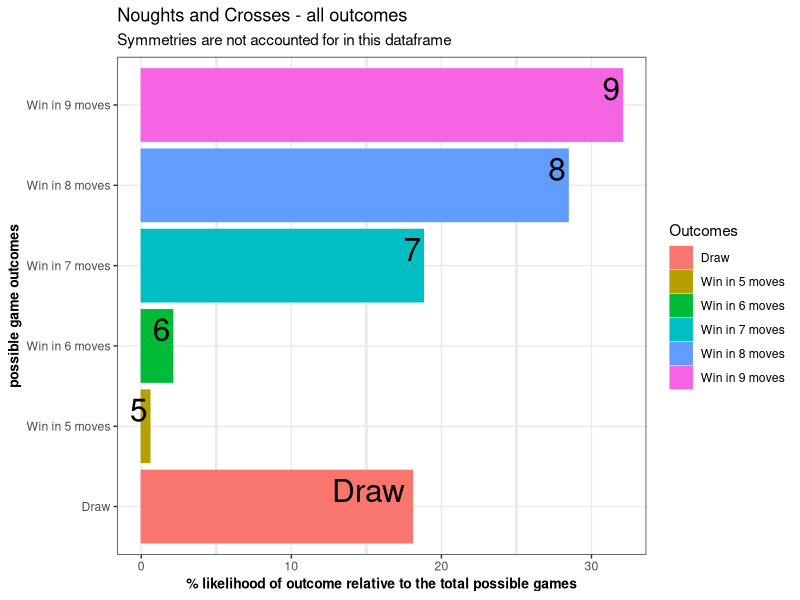

Recreate this plot in R.
library(tidyverse)

Outcomes <- c("Win in 5 moves", "Win in 6 moves", "Win in 7 moves", "Win in 8 moves", "Win in 9 moves", "Draw")
Games <- c(1440, 5328, 47952, 72576, 81792, 46080)
Total_Games <- sum(Games)
Games_Percentages <- (Games / Total_Games) * 100

Total_Games_Possible <- data.frame(Outcomes, Games_Percentages)
ggplot(Total_Games_Possible, aes(Outcomes, Games_Percentages, colour = Outcomes, fill = Outcomes)) +
  geom_bar(stat = "identity") +
  geom_text(aes(label = c(5, 6, 7, 8, 9, "Draw")), colour = "black", vjust = -0.2, hjust = 1.1, face = "bold", size = 8) +
  labs(x = "possible game outcomes", 
       y = "% likelihood of outcome relative to the total possible games",
       title = "Noughts and Crosses - all outcomes",
       subtitle = "Symmetries are not accounted for in this dataframe") +
  coord_flip() +
  theme_bw() +
  theme(panel.grid.minor = element_line(size = 1), panel.grid.major = element_line(size = 0.5), 
        axis.title.x = element_text(colour="black", size=10, face="bold"),
        axis.title.y = element_text(colour="black", size=10, face="bold"))

# the objective is to create a script that effectively wins or draws every single game of N&T
# first we need to create a working version of tic-tac-toe

board <- matrix(
  c(1, 2, 3, 4, 5, 6, 7, 8, 9), ncol = 3, nrow = 3, byrow = TRUE)

rownames(board) = c("A", "B", "C") 
colnames(board) = c("D", "E", "F")

if (board["A", "D"] == board["A", "E"] && board["A", "E"] == board["A", "F"]) {
  print(paste(board["A", "D"], "has won!"))
  board <- matrix(
    c(1, 2, 3, 4, 5, 6, 7, 8, 9), ncol = 3, nrow = 3, byrow = TRUE)
  rownames(board) = c("A", "B", "C") 
  colnames(board) = c("D", "E", "F")
} else if (board["B", "D"] == board["B", "E"] && board["B", "E"] == board["B", "F"]) {
  print(paste(board["B", "D"], "has won!"))
  board <- matrix(
    c(1, 2, 3, 4, 5, 6, 7, 8, 9), ncol = 3, nrow = 3, byrow = TRUE)
  rownames(board) = c("A", "B", "C") 
  colnames(board) = c("D", "E", "F")
} else if (board["C", "D"] == board["C", "E"] && board["C", "E"] == board["C", "F"]) {
  print(paste(board["C", "D"], "has won!"))
  board <- matrix(
    c(1, 2, 3, 4, 5, 6, 7, 8, 9), ncol = 3, nrow = 3, byrow = TRUE)
  rownames(board) = c("A", "B", "C") 
  colnames(board) = c("D", "E", "F")
} else if (board["A", "D"] == board["B", "D"] && board["B", "D"] == board["C", "D"]) {
  print(paste(board["A", "D"], "has won!"))
  board <- matrix(
    c(1, 2, 3, 4, 5, 6, 7, 8, 9), ncol = 3, nrow = 3, byrow = TRUE)
  rownames(board) = c("A", "B", "C") 
  colnames(board) = c("D", "E", "F")
} else if (board["A", "E"] == board["B", "E"] && board["B", "E"] == board["C", "E"]) {
  print(paste(board["A", "E"], "has won!"))
  board <- matrix(
    c(1, 2, 3, 4, 5, 6, 7, 8, 9), ncol = 3, nrow = 3, byrow = TRUE)
  rownames(board) = c("A", "B", "C") 
  colnames(board) = c("D", "E", "F")
} else if (board["A", "F"] == board["B", "F"] && board["B", "F"] == board["C", "F"]) {
  print(paste(board["A", "F"], "has won!"))
  board <- matrix(
    c(1, 2, 3, 4, 5, 6, 7, 8, 9), ncol = 3, nrow = 3, byrow = TRUE)
  rownames(board) = c("A", "B", "C") 
  colnames(board) = c("D", "E", "F")
} else if (board["A", "D"] == board["B", "E"] && board["B", "E"] == board["C", "F"]) {
  print(paste(board["A", "D"], "has won!"))
  board <- matrix(
    c(1, 2, 3, 4, 5, 6, 7, 8, 9), ncol = 3, nrow = 3, byrow = TRUE)
  rownames(board) = c("A", "B", "C") 
  colnames(board) = c("D", "E", "F")
} else if (board["A", "F"] == board["B", "E"] && board["B", "E"] == board["C", "D"]) {
  print(paste(board["A", "F"], "has won!"))
  board <- matrix(
    c(1, 2, 3, 4, 5, 6, 7, 8, 9), ncol = 3, nrow = 3, byrow = TRUE)
  rownames(board) = c("A", "B", "C") 
  colnames(board) = c("D", "E", "F")
} else {
  print("The game has ended in a draw")
  board <- matrix(
    c(1, 2, 3, 4, 5, 6, 7, 8, 9), ncol = 3, nrow = 3, byrow = TRUE)
  rownames(board) = c("A", "B", "C") 
  colnames(board) = c("D", "E", "F")
}

move <<- 0

x_move <- function(row, column) {
  board[row, column] <<- "x"
  
  move <<- (move + 1)  
  
  print(paste("move #", move))
    
  if (board["A", "D"] == board["A", "E"] && board["A", "E"] == board["A", "F"]) {
    print(paste(board["A", "D"], "has won!"))
    board <- matrix(
      c(1, 2, 3, 4, 5, 6, 7, 8, 9), ncol = 3, nrow = 3, byrow = TRUE)
    rownames(board) = c("A", "B", "C") 
    colnames(board) = c("D", "E", "F")
    move <<- 0
  } else if (board["B", "D"] == board["B", "E"] && board["B", "E"] == board["B", "F"]) {
    print(paste(board["B", "D"], "has won!"))
    board <- matrix(
      c(1, 2, 3, 4, 5, 6, 7, 8, 9), ncol = 3, nrow = 3, byrow = TRUE)
    rownames(board) = c("A", "B", "C") 
    colnames(board) = c("D", "E", "F")
    move <<- 0
  } else if (board["C", "D"] == board["C", "E"] && board["C", "E"] == board["C", "F"]) {
    print(paste(board["C", "D"], "has won!"))
    board <- matrix(
      c(1, 2, 3, 4, 5, 6, 7, 8, 9), ncol = 3, nrow = 3, byrow = TRUE)
    rownames(board) = c("A", "B", "C") 
    colnames(board) = c("D", "E", "F")
    move <<- 0
  } else if (board["A", "D"] == board["B", "D"] && board["B", "D"] == board["C", "D"]) {
    print(paste(board["A", "D"], "has won!"))
    board <- matrix(
      c(1, 2, 3, 4, 5, 6, 7, 8, 9), ncol = 3, nrow = 3, byrow = TRUE)
    rownames(board) = c("A", "B", "C") 
    colnames(board) = c("D", "E", "F")
    move <<- 0
  } else if (board["A", "E"] == board["B", "E"] && board["B", "E"] == board["C", "E"]) {
    print(paste(board["A", "E"], "has won!"))
    board <- matrix(
      c(1, 2, 3, 4, 5, 6, 7, 8, 9), ncol = 3, nrow = 3, byrow = TRUE)
    rownames(board) = c("A", "B", "C") 
    colnames(board) = c("D", "E", "F")
    move <<- 0
  } else if (board["A", "F"] == board["B", "F"] && board["B", "F"] == board["C", "F"]) {
    print(paste(board["A", "F"], "has won!"))
    board <- matrix(
      c(1, 2, 3, 4, 5, 6, 7, 8, 9), ncol = 3, nrow = 3, byrow = TRUE)
    rownames(board) = c("A", "B", "C") 
    colnames(board) = c("D", "E", "F")
    move <<- 0
  } else if (board["A", "D"] == board["B", "E"] && board["B", "E"] == board["C", "F"]) {
    print(paste(board["A", "D"], "has won!"))
    board <- matrix(
      c(1, 2, 3, 4, 5, 6, 7, 8, 9), ncol = 3, nrow = 3, byrow = TRUE)
    rownames(board) = c("A", "B", "C") 
    colnames(board) = c("D", "E", "F")
    move <<- 0
  } else if (board["A", "F"] == board["B", "E"] && board["B", "E"] == board["C", "D"]) {
    print(paste(board["A", "F"], "has won!"))
    board <- matrix(
      c(1, 2, 3, 4, 5, 6, 7, 8, 9), ncol = 3, nrow = 3, byrow = TRUE)
    rownames(board) = c("A", "B", "C") 
    colnames(board) = c("D", "E", "F")
    move <<- 0
  } else if (move == 9) {
    print("The game has ended in a draw")
    board <- matrix(
      c(1, 2, 3, 4, 5, 6, 7, 8, 9), ncol = 3, nrow = 3, byrow = TRUE)
    rownames(board) = c("A", "B", "C") 
    colnames(board) = c("D", "E", "F")
    move <<- 0
  }
  
  board
  
}

o_move <- function(row, column) {
  board[row, column] <<- "o"
  
  move <<- (move + 1)  
  
  print(paste("move #", move))
  
  if (board["A", "D"] == board["A", "E"] && board["A", "E"] == board["A", "F"]) {
    print(paste(board["A", "D"], "has won!"))
    board <- matrix(
      c(1, 2, 3, 4, 5, 6, 7, 8, 9), ncol = 3, nrow = 3, byrow = TRUE)
    rownames(board) = c("A", "B", "C") 
    colnames(board) = c("D", "E", "F")
    move <<- 0
  } else if (board["B", "D"] == board["B", "E"] && board["B", "E"] == board["B", "F"]) {
    print(paste(board["B", "D"], "has won!"))
    board <- matrix(
      c(1, 2, 3, 4, 5, 6, 7, 8, 9), ncol = 3, nrow = 3, byrow = TRUE)
    rownames(board) = c("A", "B", "C") 
    colnames(board) = c("D", "E", "F")
    move <<- 0
  } else if (board["C", "D"] == board["C", "E"] && board["C", "E"] == board["C", "F"]) {
    print(paste(board["C", "D"], "has won!"))
    board <- matrix(
      c(1, 2, 3, 4, 5, 6, 7, 8, 9), ncol = 3, nrow = 3, byrow = TRUE)
    rownames(board) = c("A", "B", "C") 
    colnames(board) = c("D", "E", "F")
    move <<- 0
  } else if (board["A", "D"] == board["B", "D"] && board["B", "D"] == board["C", "D"]) {
    print(paste(board["A", "D"], "has won!"))
    board <- matrix(
      c(1, 2, 3, 4, 5, 6, 7, 8, 9), ncol = 3, nrow = 3, byrow = TRUE)
    rownames(board) = c("A", "B", "C") 
    colnames(board) = c("D", "E", "F")
    move <<- 0
  } else if (board["A", "E"] == board["B", "E"] && board["B", "E"] == board["C", "E"]) {
    print(paste(board["A", "E"], "has won!"))
    board <- matrix(
      c(1, 2, 3, 4, 5, 6, 7, 8, 9), ncol = 3, nrow = 3, byrow = TRUE)
    rownames(board) = c("A", "B", "C") 
    colnames(board) = c("D", "E", "F")
    move <<- 0
  } else if (board["A", "F"] == board["B", "F"] && board["B", "F"] == board["C", "F"]) {
    print(paste(board["A", "F"], "has won!"))
    board <- matrix(
      c(1, 2, 3, 4, 5, 6, 7, 8, 9), ncol = 3, nrow = 3, byrow = TRUE)
    rownames(board) = c("A", "B", "C") 
    colnames(board) = c("D", "E", "F")
    move <<- 0
  } else if (board["A", "D"] == board["B", "E"] && board["B", "E"] == board["C", "F"]) {
    print(paste(board["A", "D"], "has won!"))
    board <- matrix(
      c(1, 2, 3, 4, 5, 6, 7, 8, 9), ncol = 3, nrow = 3, byrow = TRUE)
    rownames(board) = c("A", "B", "C") 
    colnames(board) = c("D", "E", "F")
    move <<- 0
  } else if (board["A", "F"] == board["B", "E"] && board["B", "E"] == board["C", "D"]) {
    print(paste(board["A", "F"], "has won!"))
    board <- matrix(
      c(1, 2, 3, 4, 5, 6, 7, 8, 9), ncol = 3, nrow = 3, byrow = TRUE)
    rownames(board) = c("A", "B", "C") 
    colnames(board) = c("D", "E", "F")
    move <<- 0
  } else if (move == 9) {
    print("The game has ended in a draw")
    board <- matrix(
      c(1, 2, 3, 4, 5, 6, 7, 8, 9), ncol = 3, nrow = 3, byrow = TRUE)
    rownames(board) = c("A", "B", "C") 
    colnames(board) = c("D", "E", "F")
    move <<- 0
  }
  
  board
  
}

board

x_move("A", "D")
o_move("A", "E")
x_move("B", "D")
o_move("A", "F")
x_move("C", "D")
